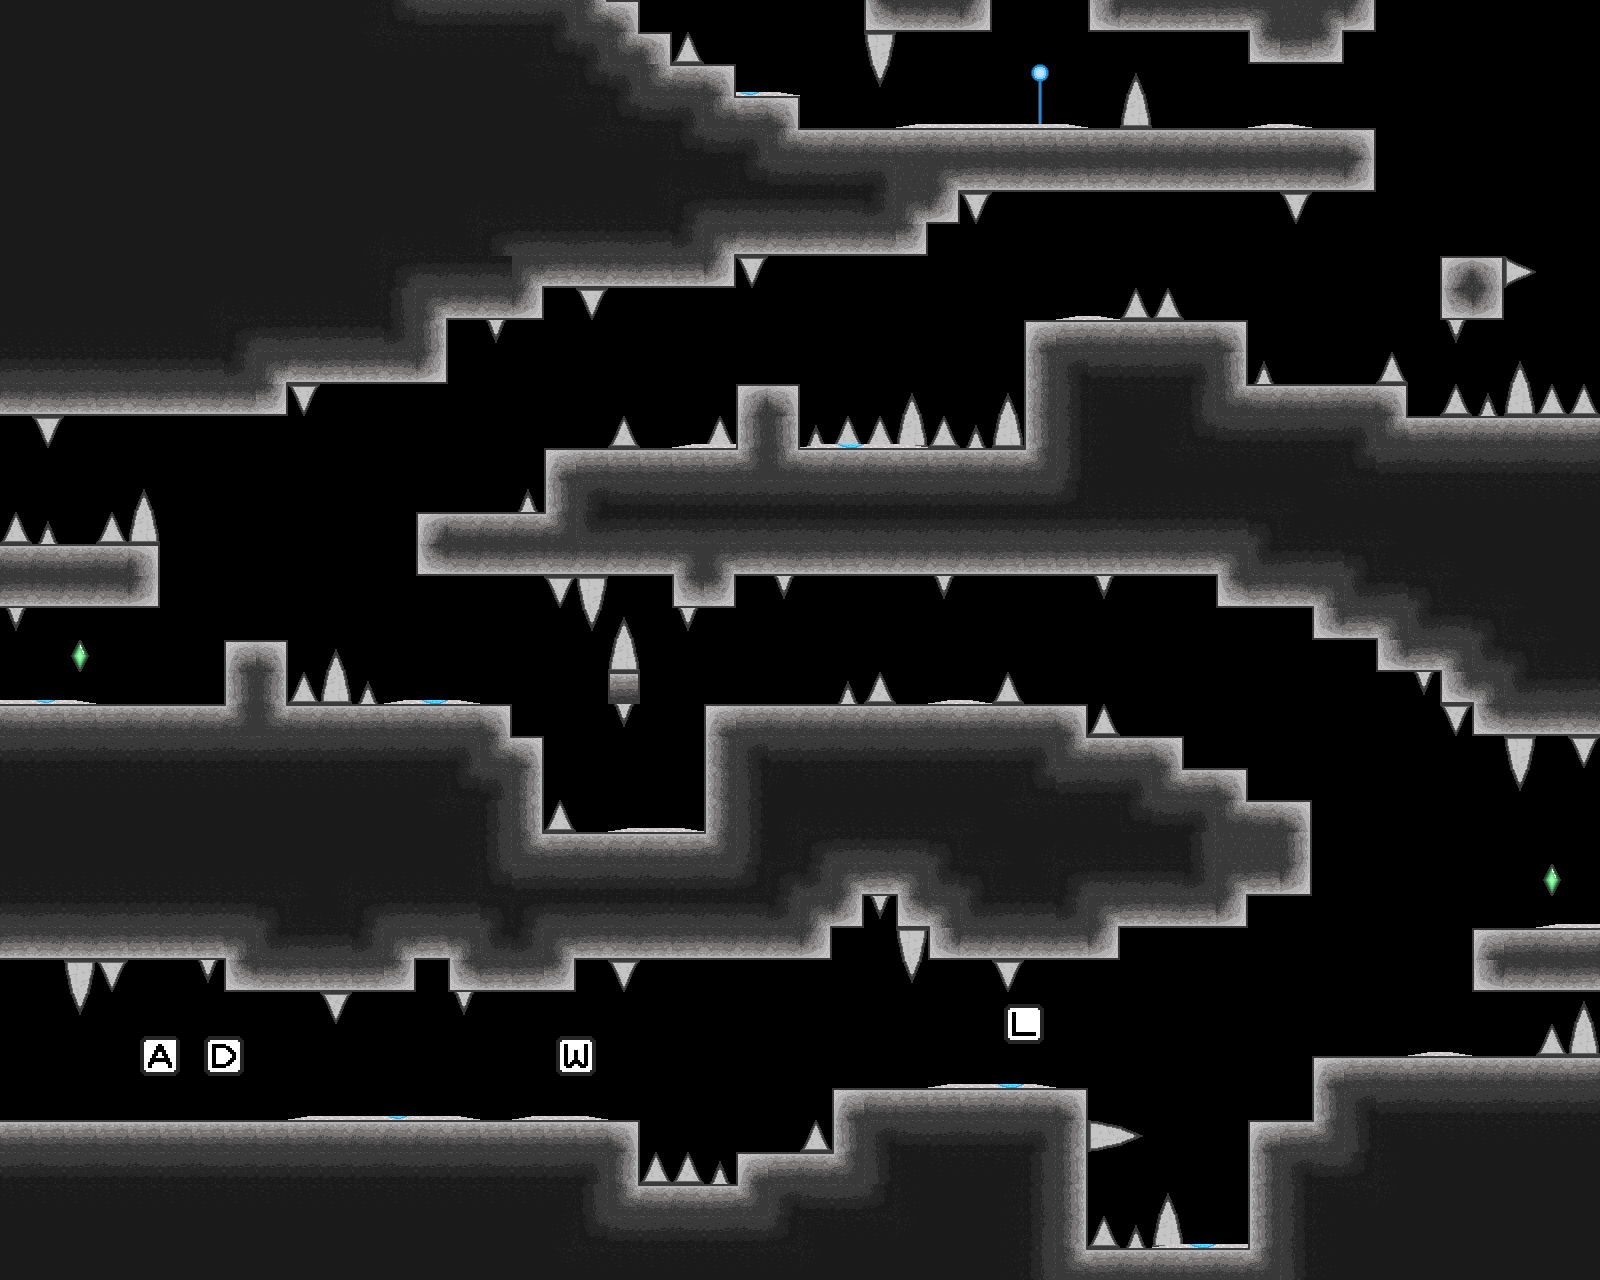

This is a level from a 2D game, rendered from its Tiled map with the project's own tilesets. A one-line summary and the map file follow, with tile-layer data summarised:
An orthogonal 50x40 tile map with 32x32 px tiles, 6 tile layers (Platforms, Don't Touch, Finish, Checkpoint, ...).

<map version="1.10" tiledversion="1.10.2" orientation="orthogonal" renderorder="right-down" width="50" height="40" tilewidth="32" tileheight="32" infinite="0" nextlayerid="7" nextobjectid="1">
 <tileset firstgid="1" source="../assets/Tileset.tsx" />
 <layer id="1" name="Platforms" width="50" height="40">
  <data>[2000 cells, 1120 non-empty, 17 distinct tile ids]</data>
 </layer>
 <layer id="2" name="Don't Touch" width="50" height="40">
  <data>[2000 cells, 90 non-empty, 4 distinct tile ids]</data>
 </layer>
 <layer id="6" name="Finish" width="50" height="40">
  <data>[2000 cells, 2 non-empty, 2 distinct tile ids]</data>
 </layer>
 <layer id="3" name="Checkpoint" width="50" height="40">
  <data>[2000 cells, 2 non-empty, 1 distinct tile ids]</data>
 </layer>
 <layer id="4" name="Super" width="50" height="40">
  <data>[2000 cells, 0 non-empty, 0 distinct tile ids]</data>
 </layer>
 <layer id="5" name="Foreground" width="50" height="40">
  <data>[2000 cells, 53 non-empty, 10 distinct tile ids]</data>
 </layer>
</map>
